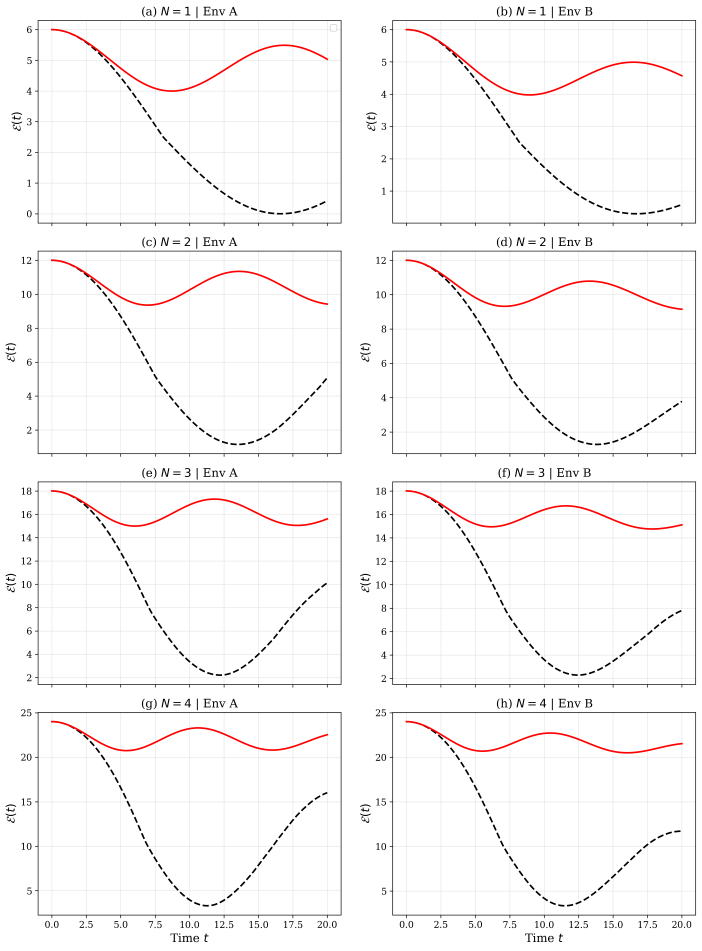
#> input picture f1.png, 3508 x 4752 px (shown at 1/5 size)
$ python graphical_abstract.py
#> lines starting #> are read from the running program, lines starting #| are printed output that depends on the picture
import matplotlib.pyplot as plt
import matplotlib.patches as patches
from matplotlib import rcParams
import os
import matplotlib.image as mpimg
from PIL import Image

# ==========================================
# Configuration and Styling (Light Mode)
# ==========================================
rcParams['font.family'] = 'serif'
rcParams['font.serif'] = ['Times New Roman', 'DejaVu Serif']
rcParams['mathtext.fontset'] = 'stix'  # For math symbols that look like Times

# Define colors for light theme
C_BLACK = '#000000'
C_DARK_GREY = '#333333'
C_LIGHT_GREY = '#F0F0F0'
C_CAVITY = '#A9CCE3'  # Lighter blue for cavity box
C_QUBIT = '#F1948A'   # Lighter red for qubits
C_HIGHLIGHT = '#F7DC6F' # Soft yellow
C_TEXT = C_BLACK
C_BG = '#FFFFFF'     # White background

# Define required image files
REQUIRED_IMAGES = ['f1.png', 'f2.png', 'f3.png', 'f.png']

# Placeholder function for missing images
def create_placeholder_image(filename, text, size=(800, 600)):
    """Creates a placeholder PNG image if the file is missing."""
    img = Image.new('RGB', size, color=C_LIGHT_GREY)
    # Using basic PIL drawing to create placeholder content (text)
    from PIL import ImageDraw, ImageFont
    d = ImageDraw.Draw(img)
    try:
        font = ImageFont.truetype("arial.ttf", 30) # Try standard font
    except IOError:
        font = ImageFont.load_default() # Fallback

    # تم تصحيح الخطأ هنا باستخدام size[1] بدلاً من height_p
    d.text((50, size[1]//2 - 30), f"Missing File: {filename}\n{text}", fill=C_BLACK, font=font)
    img.save(filename)
    print(f"Created placeholder image: {filename}")

# Check for required images and create placeholders if needed
for img_file in REQUIRED_IMAGES:
    if not os.path.exists(img_file):
        create_placeholder_image(img_file, f"Place Fig in file {img_file}")

# Load image loading function
def load_image(ax, filename, padding=0.0):
    """Loads an image into a specified matplotlib axes, preserving aspect ratio."""
    try:
        img = mpimg.imread(filename)
        ax.imshow(img, aspect='equal', interpolation='nearest') # 'equal' aspect to preserve ratio
        ax.axis('off') # Hide axes ticks/labels
    except FileNotFoundError:
        ax.text(0.5, 0.5, f'Missing:\n{filename}', ha='center', va='center', fontsize=12, color='red')
        ax.axis('off')

# ==========================================
# Figure Initialization
# ==========================================
fig = plt.figure(figsize=(24, 13.5), facecolor=C_BG) # Landscape 16:9

# ==========================================
# 1. Header Section (Top)
# ==========================================
# Main Title
fig.text(0.5, 0.96, "Ergotropy Protection via Cavity Detuning in Collective Open Quantum Batteries",
         fontsize=28, weight='bold', color=C_BLACK, ha='center', va='center')

# Author Info
fig.text(0.5, 0.92, "(Tariq Zeyad Jawad, University of Kufa, Kufa, Najaf, Iraq)",
         fontsize=20, weight='normal', color=C_DARK_GREY, ha='center', va='center')

# ==========================================
# 2. Problem Section (Far Left, 2 rows)
# ==========================================
gs_problem = fig.add_gridspec(2, 1, left=0.02, right=0.18, bottom=0.05, top=0.88, hspace=0.1)

# --- Row 1: Schematic 1 (Rapid Loss) ---
ax_p1 = fig.add_subplot(gs_problem[0, 0], facecolor=C_BG)
ax_p1.set_title("Problem", fontsize=22, color=C_BLACK, loc='left', pad=15, fontweight='bold')
ax_p1.set_xlim(0, 1)
ax_p1.set_ylim(0, 1)
ax_p1.axis('off')

# Drawing basic Cavity box
cavity_rect_1 = patches.Rectangle((0.15, 0.1), 0.7, 0.8, linewidth=2, edgecolor=C_CAVITY, facecolor='none')
ax_p1.add_patch(cavity_rect_1)
ax_p1.text(0.5, 0.03, r"Cavity Box $(\omega_c)$", ha='center', va='center', fontsize=16, color=C_TEXT)

# Drawing 4 circles (qubits) inside a smaller box named "qubits"
qubits_rect_1 = patches.Rectangle((0.3, 0.25), 0.4, 0.5, linewidth=1, edgecolor=C_QUBIT, facecolor='none')
ax_p1.add_patch(qubits_rect_1)
ax_p1.text(0.5, 0.77, r"$\omega_b = \omega_c$", ha='center', va='center', fontsize=18, color=C_TEXT)

for i in range(4):
    y_pos = 0.35 + i*0.13
    circle = patches.Circle((0.5, y_pos), 0.04, linewidth=1.5, edgecolor=C_TEXT, facecolor=C_QUBIT)
    ax_p1.add_patch(circle)
    ax_p1.text(0.5, y_pos, r'$\sigma$', ha='center', va='center', fontsize=16, color=C_TEXT)

# Text: loss ergotropy rapidlly
ax_p1.text(0.5, -0.07, "loss ergotropy rapidly", ha='center', va='center', fontsize=16, color='red', fontweight='bold')

# Basic arrows indicating loss / interaction
ax_p1.annotate('', xy=(0.8, 0.5), xytext=(0.55, 0.5), arrowprops=dict(facecolor=C_TEXT, shrink=0.05, width=1, headwidth=5))
ax_p1.annotate('', xy=(0.2, 0.5), xytext=(0.45, 0.5), arrowprops=dict(facecolor=C_TEXT, shrink=0.05, width=1, headwidth=5))

# --- Row 2: Schematic 2 (Bended Arrows) ---
ax_p2 = fig.add_subplot(gs_problem[1, 0], facecolor=C_BG)
ax_p2.set_xlim(0, 1)
ax_p2.set_ylim(0, 1)
ax_p2.axis('off')

# Drawing primary Cavity box again
cavity_rect_2 = patches.Rectangle((0.15, 0.1), 0.7, 0.8, linewidth=2, edgecolor=C_CAVITY, facecolor='none')
ax_p2.add_patch(cavity_rect_2)

# Drawing smaller box inside named w_b
wb_rect = patches.Rectangle((0.35, 0.3), 0.3, 0.4, linewidth=1.5, edgecolor=C_HIGHLIGHT, facecolor='none')
ax_p2.add_patch(wb_rect)
ax_p2.text(0.5, 0.35, r"$w_b$ box", ha='center', va='center', fontsize=16, color=C_TEXT)

# Drawing 4 circles (qubits) again inside a smaller inner container for visual grouping
qubits_inner_rect_2 = patches.Rectangle((0.42, 0.38), 0.16, 0.24, linewidth=1, edgecolor=C_QUBIT, facecolor='none')
ax_p2.add_patch(qubits_inner_rect_2)
for i in range(4):
    y_pos = 0.4 + i*0.07
    circle = patches.Circle((0.5, y_pos), 0.025, linewidth=1.2, edgecolor=C_TEXT, facecolor=C_QUBIT)
    ax_p2.add_patch(circle)
    ax_p2.text(0.5, y_pos, r'$\sigma$', ha='center', va='center', fontsize=12, color=C_TEXT)

# Bended arrows simulation: complex paths kinked at boundaries
# Arrows entering outer, breaking into inner
# Path: Outer Entry -> Outer Wall -> Inner Wall -> Inner Target (breaking path)
# Simplification using kinked arrows (using annotate with connectionstyle)
ax_p2.annotate('', xy=(0.42, 0.5), xytext=(0.05, 0.5), # Arrow 1: external straight to outer wall entry boundary (conceptual)
             arrowprops=dict(arrowstyle="->", facecolor=C_TEXT, edgecolor=C_TEXT, connectionstyle="angle,angleA=0,angleB=90,rad=10"))
# Arrow that "breaks" visually at inner boundary
ax_p2.annotate('', xy=(0.6, 0.6), xytext=(0.42, 0.5), # From outer wall boundary kink to inside inner box
             arrowprops=dict(arrowstyle="->", facecolor=C_TEXT, edgecolor=C_TEXT, connectionstyle="arc3,rad=.2"))

# Arrows leaving inner, breaking to outer
ax_p2.annotate('', xy=(0.85, 0.5), xytext=(0.58, 0.5), # External straight path conceptually leaving outer wall boundary
             arrowprops=dict(arrowstyle="<-", facecolor=C_TEXT, edgecolor=C_TEXT, connectionstyle="angle,angleA=0,angleB=90,rad=10"))
# Arrow that "breaks" visually at outer boundary when leaving inner
ax_p2.annotate('', xy=(0.7, 0.6), xytext=(0.85, 0.5), # Kink when leaving outer wall conceptual boundary
             arrowprops=dict(arrowstyle="->", facecolor=C_TEXT, edgecolor=C_TEXT, connectionstyle="arc3,rad=.2"))


# Text: دالة delta below everything
ax_p2.text(0.5, -0.07, r"Delta Function ($\delta$)", ha='center', va='center', fontsize=16, color=C_TEXT)

# ==========================================
# 3. Figures Section (Main Content, 3 Columns)
# ==========================================
gs_figures = fig.add_gridspec(2, 3, left=0.20, right=0.78, bottom=0.05, top=0.88, wspace=0.1, hspace=0.1)

# Column 1: f1.png
ax_f1 = fig.add_subplot(gs_figures[0:2, 0], facecolor=C_BG) # Spans 2 rows
load_image(ax_f1, 'f1.png')
#> in load_image, img is the input picture: shape (4752, 3508, 4) float32; mean R, G, B, A 0.982, 0.976, 0.976, 1

# Column 2: f2.png
ax_f2 = fig.add_subplot(gs_figures[0:2, 1], facecolor=C_BG) # Spans 2 rows
load_image(ax_f2, 'f2.png')
#> call 2 of load_image, with filename = 'f2.png', padding = 0
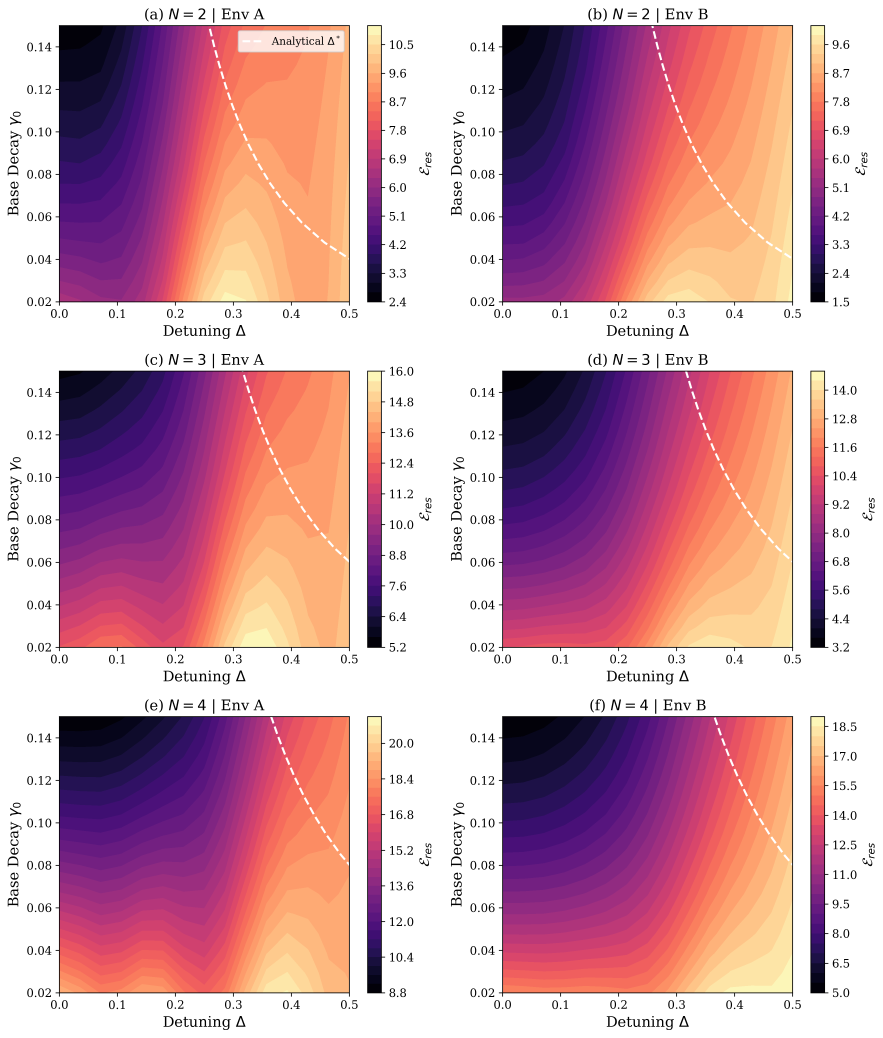
#> input picture f2.png, 3532 x 4152 px (shown at 1/4 size)
#> in load_image, img is the input picture: shape (4152, 3532, 4) float32; mean R, G, B, A 0.819, 0.613, 0.664, 1

# Column 3: f3.png (top half), f.png (bottom half)
ax_f3 = fig.add_subplot(gs_figures[0, 2], facecolor=C_BG)
load_image(ax_f3, 'f3.png')
#> call 3 of load_image, with filename = 'f3.png', padding = 0
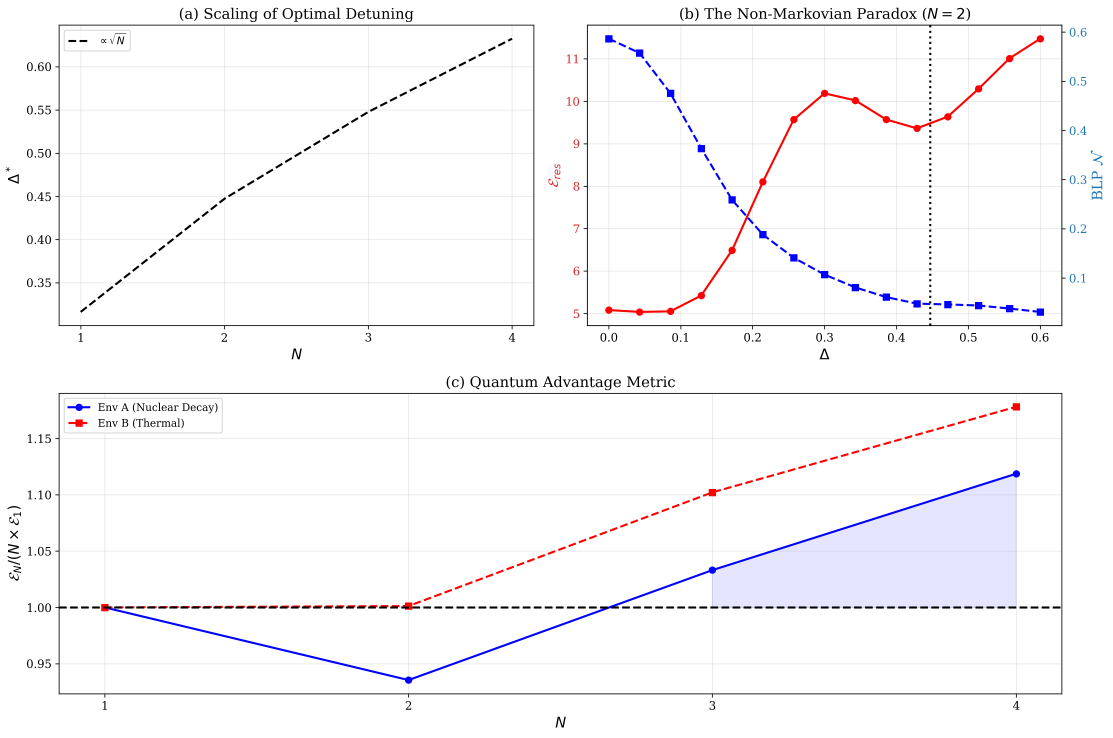
#> input picture f3.png, 4451 x 2952 px (shown at 1/4 size)
#> in load_image, img is the input picture: shape (2952, 4451, 4) float32; mean R, G, B, A 0.981, 0.978, 0.982, 1

ax_f = fig.add_subplot(gs_figures[1, 2], facecolor=C_BG)
load_image(ax_f, 'f.png')
#> call 4 of load_image, with filename = 'f.png', padding = 0
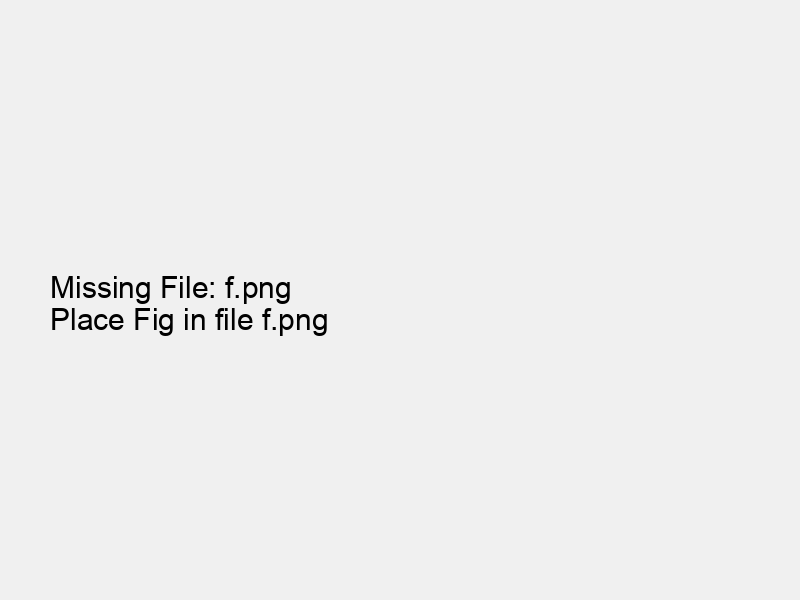
#> input picture f.png, 800 x 600 px
#> in load_image, img is the input picture: shape (600, 800, 3) float32; min 0, max 0.941, mean 0.934

# ==========================================
# 4. Key Results Section (Right Panel)
# ==========================================
gs_results = fig.add_gridspec(1, 1, left=0.80, right=0.98, bottom=0.05, top=0.88)
ax_results = fig.add_subplot(gs_results[0, 0], facecolor=C_LIGHT_GREY) # Use light grey for results panel distinction
ax_results.set_title("Key Results", fontsize=22, color=C_BLACK, weight='bold', pad=20)
ax_results.set_xlim(0, 1)
ax_results.set_ylim(0, 1)
ax_results.axis('off')

# List of synthesized Key Results based on earlier analysis
results_list = [
    r"1. Optimal detuning $\Delta^*(N) \propto N^{1/2}$ established analytically and numerically verified.",
    r"2. Resolve Non-Markovian Paradox: Passive detuning suppresses memory but improves ergotropy (up to 1088%).",
    r"3. Collective quantum advantage threshold identified at $N \geq 3$ for realistic noise models.",
    r"4. Quantitative breakdown ceiling of Tavis-Cummings RWA approximation provided ($N_{max} \approx 25$).",
    r"5. Proposed passive control mechanism demonstrates efficient energy protection with no external power cost.",
]

# Write results text to the panel
for i, result_text in enumerate(results_list):
    y_pos_text = 0.85 - i*0.12 # Spacing between lines
    ax_results.text(0.05, y_pos_text, result_text,
                     fontsize=16, color=C_TEXT, ha='left', va='center',
                     wrap=True) # wrap=True helpful for long lines

# ==========================================
# Final Figure Adjustment and Save
# ==========================================
out_path = 'graphical_abstract.png'
plt.tight_layout()
fig.savefig(out_path, dpi=300, facecolor=C_BG, edgecolor='none', bbox_inches='tight') #bbox_inches='tight' removes extra padding
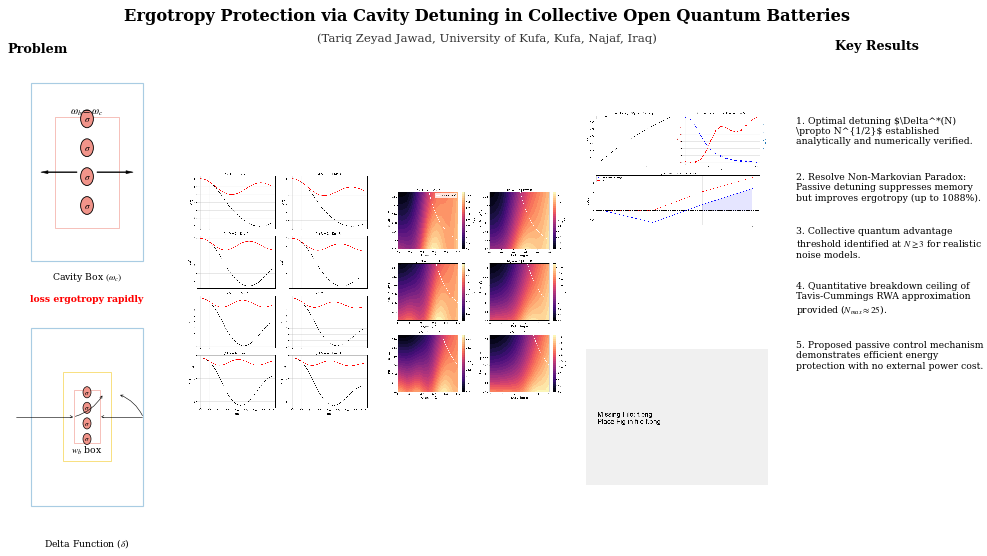
#> figure drawn by matplotlib, 6 panels

print(f"Graphical abstract successfully generated and saved to: {os.path.abspath(out_path)}")
